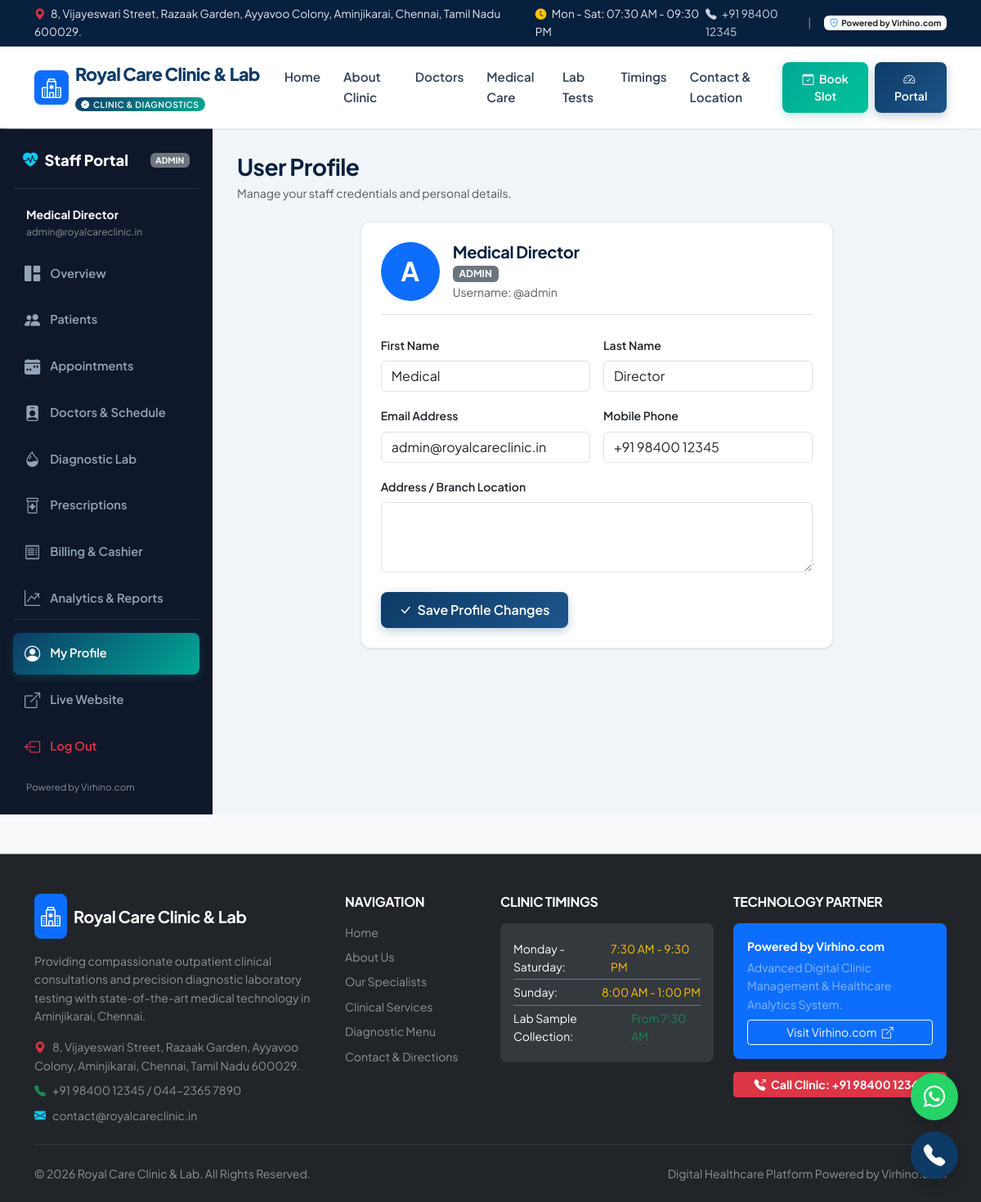
The page /accounts/profile/ (signed in) on the database its author committed.
### accounts/models.py (models this page shows, shortened)
class User(AbstractUser):
    ROLE_CHOICES = (
        ('admin', 'Administrator'),
        ('doctor', 'Doctor / Specialist'),
        ('receptionist', 'Receptionist / Front Desk'),
        ('lab_technician', 'Lab Technician / Pathologist'),
        ('patient', 'Patient'),
    )
    role = models.CharField(max_length=20, choices=ROLE_CHOICES, default='receptionist')
    phone = models.CharField(max_length=20, unique=True, null=True, blank=True)
    address = models.TextField(blank=True, null=True)
    avatar = models.ImageField(upload_to='avatars/', blank=True, null=True)
    class Meta:
        ordering = ['username']
        verbose_name = 'User'
        verbose_name_plural = 'Users'

### accounts/views.py (the view)
# urls.py: path('profile/', views.profile_view, name='profile'),
@login_required
def profile_view(request):
    if request.method == 'POST':
        form = UserProfileForm(request.POST, request.FILES, instance=request.user)
        if form.is_valid():
            form.save()
            messages.success(request, 'Your profile has been updated successfully.')
            return redirect('profile')
    else:
        form = UserProfileForm(instance=request.user)
    return render(request, 'accounts/profile.html', {'form': form})

### accounts/forms.py
class UserProfileForm(forms.ModelForm):
    class Meta:
        model = User
        fields = ['first_name', 'last_name', 'email', 'phone', 'address', 'avatar']
        widgets = {
            'first_name': forms.TextInput(attrs={'class': 'form-control'}),
            'last_name': forms.TextInput(attrs={'class': 'form-control'}),
            'email': forms.EmailInput(attrs={'class': 'form-control'}),
            'phone': forms.TextInput(attrs={'class': 'form-control'}),
            'address': forms.Textarea(attrs={'class': 'form-control', 'rows': 3}),
            'avatar': forms.FileInput(attrs={'class': 'form-control'}),
        }

### website/context_processors.py (called while the page is built)
def clinic_info(request):
    return {
        'CLINIC': settings.CLINIC_METADATA,
    }

### templates/accounts/profile.html (shortened to what this page needs)
{% extends 'dashboard_base.html' %}
{% block dashboard_content %}
<div class="d-flex justify-content-between align-items-center mb-4">
  <div>
    <h3 class="fw-bold mb-1">User Profile</h3>
    <p class="text-muted small mb-0">Manage your staff credentials and personal details.</p>
  </div>
</div>
<div class="row justify-content-center">
  <div class="col-lg-8">
    <div class="card card-custom p-4">
      <form method="POST" enctype="multipart/form-data">
        <div class="d-flex align-items-center gap-3 mb-4 pb-3 border-bottom">
          <div class="bg-primary text-white rounded-circle d-flex align-items-center justify-content-center fs-2 fw-bold" style="width: 72px; height: 72px;">
            {{ user.username|make_list|first|upper }}
          </div>
          <div>
            <h5 class="fw-bold mb-0">{{ user.get_full_name|default:user.username }}</h5>
            <span class="badge bg-secondary text-uppercase">{{ user.role }}</span>
            <div class="text-muted small">Username: @{{ user.username }}</div>
          </div>
        </div>
        <div class="row g-3 mb-4">
          <div class="col-md-6">
            <label class="form-label small fw-semibold">First Name</label>
            {{ form.first_name }}
          </div>
          <div class="col-md-6">
            <label class="form-label small fw-semibold">Last Name</label>
            {{ form.last_name }}
          </div>
          <div class="col-md-6">
            <label class="form-label small fw-semibold">Email Address</label>
            {{ form.email }}
          </div>
          <div class="col-md-6">
            <label class="form-label small fw-semibold">Mobile Phone</label>
            {{ form.phone }}
          </div>
          <div class="col-12">
            <label class="form-label small fw-semibold">Address / Branch Location</label>
            {{ form.address }}
          </div>
        </div>
        <button type="submit" class="btn btn-primary-custom">
          <i class="bi bi-check-lg me-1"></i> Save Profile Changes
        </button>
      </form>
    </div>
  </div>
</div>
{% endblock %}

### templates/dashboard_base.html
{% extends 'base.html' %}
{% load static %}
{% block content %}
<div class="dashboard-layout">
  <aside class="sidebar no-print">
    <div>
      <div class="sidebar-brand d-flex align-items-center justify-content-between">
        <div class="d-flex align-items-center gap-2">
          <i class="bi bi-heart-pulse-fill text-info"></i>
          <span>Staff Portal</span>
        </div>
        <span class="badge bg-secondary text-uppercase" style="font-size: 0.65rem;">{{ user.role }}</span>
      </div>
      <div class="px-3 mb-3 text-white-50 small">
        <div class="fw-bold text-white">{{ user.get_full_name|default:user.username }}</div>
        <div style="font-size: 0.75rem;">{{ user.email }}</div>
      </div>
      <ul class="sidebar-nav">
        <li>
          <a href="{% url 'dashboard' %}" class="sidebar-link {% if request.resolver_match.url_name == 'dashboard' %}active{% endif %}">
            <i class="bi bi-grid-1x2-fill"></i>
            <span>Overview</span>
          </a>
        </li>
        <li>
          <a href="{% url 'patient_list' %}" class="sidebar-link {% if 'patient' in request.resolver_match.url_name %}active{% endif %}">
            <i class="bi bi-people-fill"></i>
            <span>Patients</span>
          </a>
        </li>
        <li>
          <a href="{% url 'appointment_list' %}" class="sidebar-link {% if 'appointment' in request.resolver_match.url_name %}active{% endif %}">
            <i class="bi bi-calendar-week-fill"></i>
            <span>Appointments</span>
          </a>
        </li>
        <li>
          <a href="{% url 'doctor_list' %}" class="sidebar-link {% if 'doctor' in request.resolver_match.url_name %}active{% endif %}">
            <i class="bi bi-person-badge-fill"></i>
            <span>Doctors & Schedule</span>
          </a>
        </li>
        <li>
          <a href="{% url 'lab_dashboard' %}" class="sidebar-link {% if 'lab' in request.resolver_match.url_name %}active{% endif %}">
            <i class="bi bi-droplet-half"></i>
            <span>Diagnostic Lab</span>
          </a>
        </li>
        <li>
          <a href="{% url 'prescription_list' %}" class="sidebar-link {% if 'prescription' in request.resolver_match.url_name %}active{% endif %}">
            <i class="bi bi-prescription2"></i>
            <span>Prescriptions</span>
          </a>
        </li>
        <li>
          <a href="{% url 'invoice_list' %}" class="sidebar-link {% if 'invoice' in request.resolver_match.url_name %}active{% endif %}">
            <i class="bi bi-receipt"></i>
            <span>Billing & Cashier</span>
          </a>
        </li>
        <li>
          <a href="{% url 'analytics_dashboard' %}" class="sidebar-link {% if 'analytics' in request.resolver_match.url_name or 'report' in request.resolver_match.url_name %}active{% endif %}">
            <i class="bi bi-graph-up-arrow"></i>
            <span>Analytics & Reports</span>
          </a>
        </li>
      </ul>
    </div>
    <div class="pt-3 border-top border-secondary border-opacity-25">
      <ul class="sidebar-nav">
        <li>
          <a href="{% url 'profile' %}" class="sidebar-link {% if request.resolver_match.url_name == 'profile' %}active{% endif %}">
            <i class="bi bi-person-circle"></i>
            <span>My Profile</span>
          </a>
        </li>
        <li>
          <a href="{% url 'home' %}" class="sidebar-link" target="_blank">
            <i class="bi bi-box-arrow-up-right"></i>
            <span>Live Website</span>
          </a>
        </li>
        <li>
          <a href="{% url 'logout' %}" class="sidebar-link text-danger">
            <i class="bi bi-box-arrow-left"></i>
            <span>Log Out</span>
          </a>
        </li>
      </ul>
      <div class="mt-3 px-3 small text-white-50" style="font-size: 0.72rem;">
        {{ CLINIC.BRAND }}
      </div>
    </div>
  </aside>
  <main class="main-content">
    {% block dashboard_content %}{% endblock %}
  </main>
</div>
{% endblock %}

### static/css/style.css (style rules this page uses)
:root { --primary-color: #0d3b66; --primary-dark: #07203d; --primary-light: #1d558a; --secondary-color: #00a896; --secondary-light: #02c39a; --accent-color: #f4a261; --accent-red: #e76f51; --success-color: #10b981; --warning-color: #f59e0b; --info-color: #0284c7; --dark-slate: #0f172a; --text-primary: #1e293b; --text-muted: #64748b; --bg-light: #f8fafc; --bg-white: #ffffff; --card-border: rgba(226, 232, 240, 0.8); --shadow-sm: 0 1px 3px rgba(0,0,0,0.06), 0 1px 2px rgba(0,0,0,0.04); --shadow-md: 0 4px 6px -1px rgba(0,0,0,0.08), 0 2px 4px -1px rgba(0,0,0,0.04); --shadow-lg: 0 10px 15px -3px rgba(0,0,0,0.08), 0 4px 6px -2px rgba(0,0,0,0.04); --shadow-xl: 0 20px 25px -5px rgba(0,0,0,0.1), 0 10px 10px -5px rgba(0,0,0,0.04); --border-radius: 12px; --border-radius-sm: 8px; --transition: all 0.25s cubic-bezier(0.4, 0, 0.2, 1); }
body { font-family: 'Plus Jakarta Sans', 'Inter', -apple-system, BlinkMacSystemFont, "Segoe UI", Roboto, sans-serif; color: var(--text-primary); background-color: var(--bg-light); line-height: 1.6; overflow-x: hidden; }
h1, h2, h3, h4, h5, h6 { font-weight: 700; color: var(--primary-dark); letter-spacing: -0.02em; }
.card-custom { background: var(--bg-white); border: 1px solid var(--card-border); border-radius: var(--border-radius); box-shadow: var(--shadow-sm); transition: var(--transition); overflow: hidden; }
.btn-primary-custom { background: linear-gradient(135deg, var(--primary-color) 0%, var(--primary-light) 100%); color: white; border: none; font-weight: 600; padding: 10px 22px; border-radius: var(--border-radius-sm); transition: var(--transition); box-shadow: 0 4px 12px rgba(13, 59, 102, 0.25); }
.dashboard-layout { display: flex; min-height: calc(100vh - 65px); }
.sidebar { width: 260px; background: #0f172a; color: #cbd5e1; padding: 24px 16px; flex-shrink: 0; display: flex; flex-direction: column; justify-content: space-between; }
.sidebar-brand { font-size: 1.15rem; font-weight: 800; color: white; padding: 0 12px 20px; border-bottom: 1px solid rgba(255,255,255,0.1); margin-bottom: 20px; }
.sidebar-nav { list-style: none; padding: 0; margin: 0; display: flex; flex-direction: column; gap: 6px; }
.sidebar-link { display: flex; align-items: center; gap: 12px; padding: 10px 14px; color: #94a3b8; text-decoration: none; font-weight: 600; font-size: 0.92rem; border-radius: var(--border-radius-sm); transition: var(--transition); }
.sidebar-link i { font-size: 1.2rem; }
.sidebar-link:hover, .sidebar-link.active { color: white; background: rgba(255, 255, 255, 0.08); }
.sidebar-link.active { background: linear-gradient(135deg, var(--primary-color), var(--secondary-color)); color: white; box-shadow: 0 4px 12px rgba(0, 168, 150, 0.2); }
.main-content { flex-grow: 1; padding: 30px; background-color: #f1f5f9; overflow-y: auto; }

### rows shown on the page
User: role "ADMIN", get_full_name "Medical Director", email "admin@royalcareclinic.in", username|make_list "A", username "admin", first_name "Medical", last_name "Director", phone "+91 98400 12345"

### other values the page prints
{{ CLINIC.ADDRESS }} "8, Vijayeswari Street, Razaak Garden, Ayyavoo Colony, Aminjikarai, Chennai, Tamil Nadu 600029."
{{ CLINIC.HOURS_WEEKDAY }} "Mon - Sat: 07:30 AM - 09:30 PM"
{{ CLINIC.PHONE }} "+91 98400 12345"
{{ CLINIC.BRAND }} "Powered by Virhino.com"
{{ CLINIC.NAME }} "Royal Care Clinic & Lab"
{{ CLINIC.LANDLINE }} "044-2365 7890"
{{ CLINIC.EMAIL }} "contact@royalcareclinic.in"
